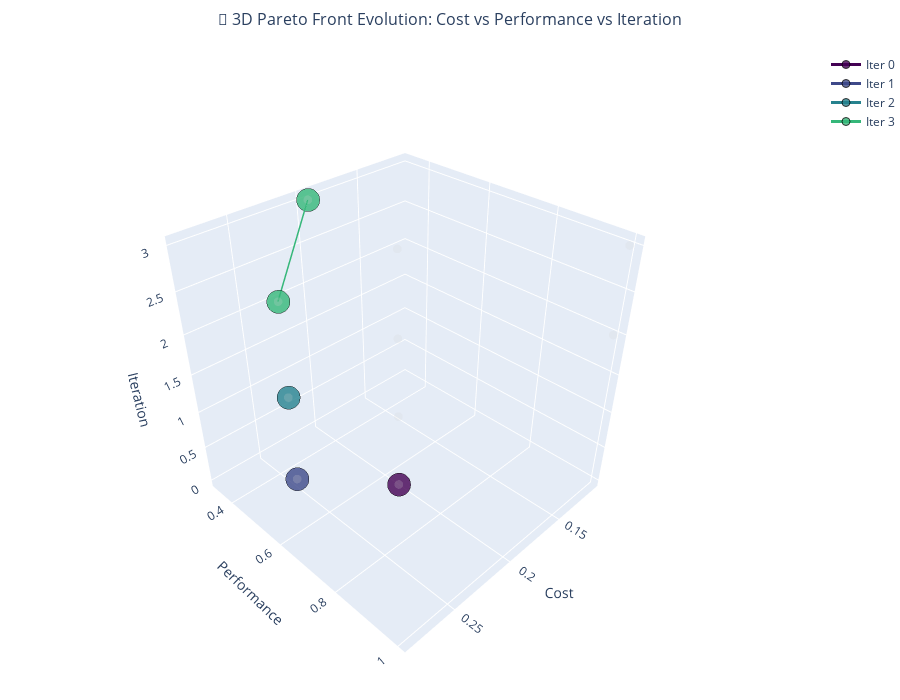

Here is the notebook cell this chart was saved with:
### Code cell
# 🎯 Plot Pareto Front Evolution in 3D
def compute_pareto_front(performance, cost):
    """Compute Pareto front from performance and cost arrays."""
    if len(performance) == 0:
        return np.array([]), np.array([])
    
    # Combine objectives for Pareto calculation
    objectives = np.column_stack([performance, -cost])  # Maximize perf, minimize cost
    n_points = len(objectives)
    is_pareto = np.ones(n_points, dtype=bool)
    
    for i in range(n_points):
        if is_pareto[i]:
            # Check if point i is dominated by any other point
            dominated = np.all(objectives[i] <= objectives, axis=1) & np.any(objectives[i] < objectives, axis=1)
            is_pareto[dominated] = False
    
    return performance[is_pareto], cost[is_pareto]

def plot_3d_pareto_evolution(checkpoints, save_path=None):
    """Create 3D plot showing Pareto front evolution over iterations."""
    if not checkpoints:
        print("❌ No checkpoint data for 3D plot.")
        return None
    
    fig = go.Figure()
    
    # Color palette for iterations
    colors = px.colors.sequential.Viridis
    n_iters = len(checkpoints)
    
    all_performance = []
    all_cost = []
    all_iterations = []
    pareto_performance = []
    pareto_cost = []
    pareto_iterations = []
    
    print(f"📊 Processing {n_iters} iterations for 3D plot...")
    
    for i, cp in enumerate(checkpoints):
        iteration = cp['iteration']
        performance = cp['performance'] 
        cost = cp['cost']
        
        # Store all points
        all_performance.extend(performance)
        all_cost.extend(cost)
        all_iterations.extend([iteration] * len(performance))
        
        # Compute Pareto front for this iteration
        pareto_perf, pareto_cost_vals = compute_pareto_front(performance, cost)
        
        if len(pareto_perf) > 0:
            pareto_performance.extend(pareto_perf)
            pareto_cost.extend(pareto_cost_vals)
            pareto_iterations.extend([iteration] * len(pareto_perf))
            
            # Add Pareto front for this iteration
            color_idx = int(i / n_iters * (len(colors) - 1))
            
            fig.add_trace(go.Scatter3d(
                x=pareto_cost_vals,
                y=pareto_perf,
                z=[iteration] * len(pareto_perf),
                mode='markers+lines',
                marker=dict(
                    size=8,
                    color=colors[color_idx],
                    opacity=0.8,
                    line=dict(width=1, color='black')
                ),
                line=dict(color=colors[color_idx], width=3),
                name=f'Iter {iteration}',
                hovertemplate=f'<b>Iteration {iteration}</b><br>' +
                             'Cost: %{x:.3f}<br>' +
                             'Performance: %{y:.3f}<br>' +
                             '<extra></extra>'
            ))
    
    # Add all evaluated points as semi-transparent background
    fig.add_trace(go.Scatter3d(
        x=all_cost,
        y=all_performance,
        z=all_iterations,
        mode='markers',
        marker=dict(
            size=3,
            color='lightgray',
            opacity=0.2
        ),
        name='All Evaluations',
        showlegend=False,
        hovertemplate='Cost: %{x:.3f}<br>' +
                     'Performance: %{y:.3f}<br>' +
                     'Iteration: %{z}<br>' +
                     '<extra></extra>'
    ))
    
    # Update layout
    fig.update_layout(
        title={
            'text': '🎯 3D Pareto Front Evolution: Cost vs Performance vs Iteration',
            'x': 0.5,
            'font': {'size': 16}
        },
        scene=dict(
            xaxis_title='Cost',
            yaxis_title='Performance',
            zaxis_title='Iteration',
            camera=dict(
                eye=dict(x=1.5, y=1.5, z=1.5)
            )
        ),
        width=900,
        height=700,
        margin=dict(l=0, r=0, b=0, t=50)
    )
    
    if save_path:
        fig.write_html(save_path)
        print(f"💾 3D Pareto plot saved to: {save_path}")
    
    fig.show()
    return fig

# Create 3D Pareto evolution plot
if checkpoints:
    print("🎯 Creating 3D Pareto front evolution plot...")
    pareto_3d_fig = plot_3d_pareto_evolution(checkpoints)
    
    # Summary statistics
    print(f"\n📊 3D Plot Statistics:")
    total_evaluations = sum(cp['n_evaluations'] for cp in checkpoints)
    print(f"  • Total points plotted: {total_evaluations}")
    print(f"  • Iterations shown: {len(checkpoints)}")
    
    # Calculate final Pareto front size
    final_cp = checkpoints[-1]
    final_pareto_perf, final_pareto_cost = compute_pareto_front(
        final_cp['performance'], final_cp['cost']
    )
    print(f"  • Final Pareto front size: {len(final_pareto_perf)} solutions")
else:
    print("❌ Cannot create 3D plot - no checkpoint data available.")

### Figure 1 — Plotly figure (JSON) as saved in the notebook; plotly's stock layout.template omitted (floating-point values rounded to 4 significant figures)
{"data": [{"hovertemplate": "<b>Iteration 0</b><br>Cost: %{x:.3f}<br>Performance: %{y:.3f}<br><extra></extra>", "line": {"color": "#440154", "width": 3}, "marker": {"color": "#440154", "line": {"color": "black", "width": 1}, "opacity": 0.8, "size": 8}, "mode": "markers+lines", "name": "Iter 0", "type": "scatter3d", "x": [0.204], "y": [0.6667], "z": [0]}, {"hovertemplate": "<b>Iteration 1</b><br>Cost: %{x:.3f}<br>Performance: %{y:.3f}<br><extra></extra>", "line": {"color": "#3e4989", "width": 3}, "marker": {"color": "#3e4989", "line": {"color": "black", "width": 1}, "opacity": 0.8, "size": 8}, "mode": "markers+lines", "name": "Iter 1", "type": "scatter3d", "x": [0.2844], "y": [0.6667], "z": [1]}, {"hovertemplate": "<b>Iteration 2</b><br>Cost: %{x:.3f}<br>Performance: %{y:.3f}<br><extra></extra>", "line": {"color": "#26828e", "width": 3}, "marker": {"color": "#26828e", "line": {"color": "black", "width": 1}, "opacity": 0.8, "size": 8}, "mode": "markers+lines", "name": "Iter 2", "type": "scatter3d", "x": [0.2844], "y": [0.6667], "z": [2]}, {"hovertemplate": "<b>Iteration 3</b><br>Cost: %{x:.3f}<br>Performance: %{y:.3f}<br><extra></extra>", "line": {"color": "#35b779", "width": 3}, "marker": {"color": "#35b779", "line": {"color": "black", "width": 1}, "opacity": 0.8, "size": 8}, "mode": "markers+lines", "name": "Iter 3", "type": "scatter3d", "x": [0.2844, 0.1956], "y": [0.6667, 0.3333], "z": [3, 3]}, {"hovertemplate": "Cost: %{x:.3f}<br>Performance: %{y:.3f}<br>Iteration: %{z}<br><extra></extra>", "marker": {"color": "lightgray", "opacity": 0.2, "size": 3}, "mode": "markers", "name": "All Evaluations", "showlegend": false, "type": "scatter3d", "x": [0.204, 0.204, 0.2844, 0.204, 0.2844, 0.1117, 0.204, 0.2844, 0.1117, 0.1956], "y": [0.6667, 0.6667, 0.6667, 0.6667, 0.6667, 1, 0.6667, 0.6667, 1, 0.3333], "z": [0, 1, 1, 2, 2, 2, 3, 3, 3, 3]}], "layout": {"height": 700, "margin": {"b": 0, "l": 0, "r": 0, "t": 50}, "scene": {"camera": {"eye": {"x": 1.5, "y": 1.5, "z": 1.5}}, "xaxis": {"title": {"text": "Cost"}}, "yaxis": {"title": {"text": "Performance"}}, "zaxis": {"title": {"text": "Iteration"}}}, "title": {"font": {"size": 16}, "text": "🎯 3D Pareto Front Evolution: Cost vs Performance vs Iteration", "x": 0.5}, "width": 900}}
